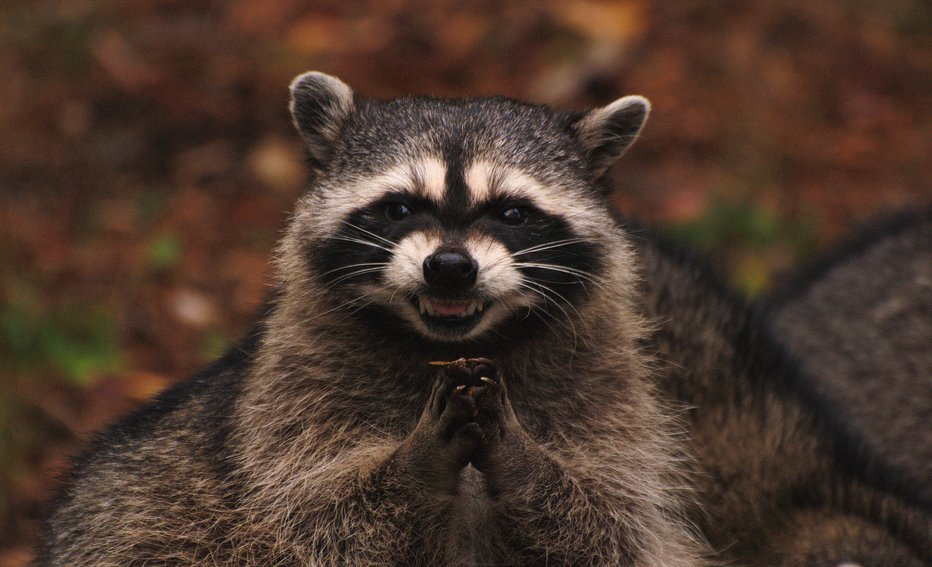
#> input picture lesson3/enot.jpg, 932 x 567 px
$ python part0.py
#> lines starting #> are read from the running program, lines starting #| are printed output that depends on the picture
import cv2

img = cv2.imread('enot.jpg')
#> img is the input picture: shape (567, 932, 3); mean B, G, R 45.1, 56.2, 75.8
img = cv2.resize(img,(img.shape[1]//2,img.shape[0]//2))
#> img: shape (283, 466, 3)
gray_img = cv2.cvtColor(img,cv2.COLOR_BGR2GRAY)
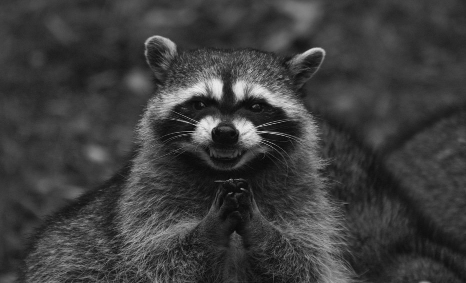
#> gray_img: shape (283, 466); min 5, max 240, mean 60.6

cv2.imshow(str(img.shape),img)
cv2.imshow(str(gray_img.shape),gray_img)
cv2.waitKey(0)

$ run again, with lesson3/money.jpg copied over lesson3/enot.jpg
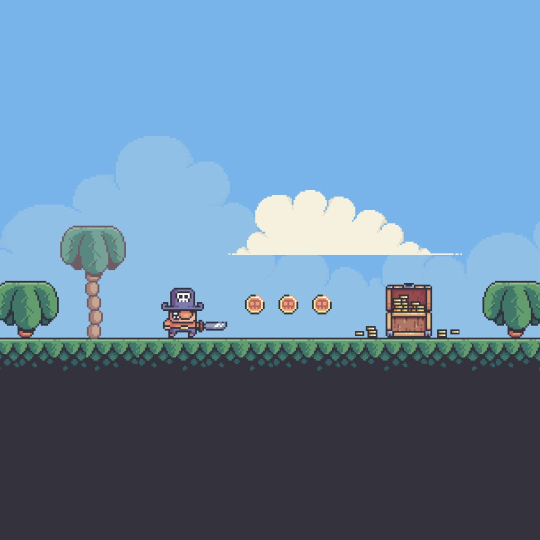
#> input picture lesson3/money.jpg, 1080 x 1080 px (shown at 1/2 size)
#> img is the input picture: shape (1080, 1080, 3); mean B, G, R 163.5, 134.7, 102.5
#> `img = cv2.resize(img,(img.shape[1]//2,img.shape[0]//2))`:
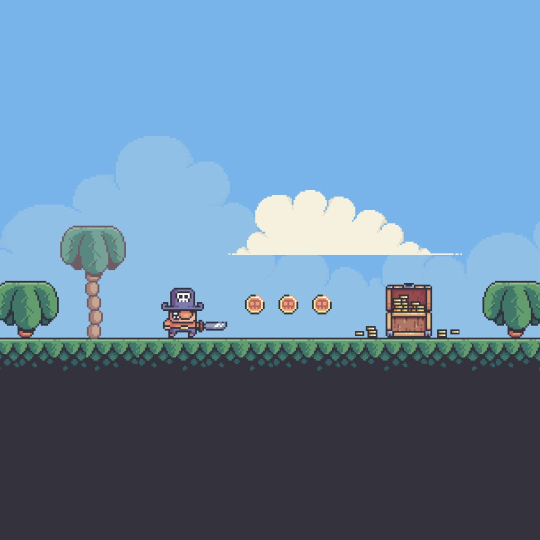
#> img: shape (540, 540, 3); mean B, G, R 163.5, 134.7, 102.5
#> `gray_img = cv2.cvtColor(img,cv2.COLOR_BGR2GRAY)`:
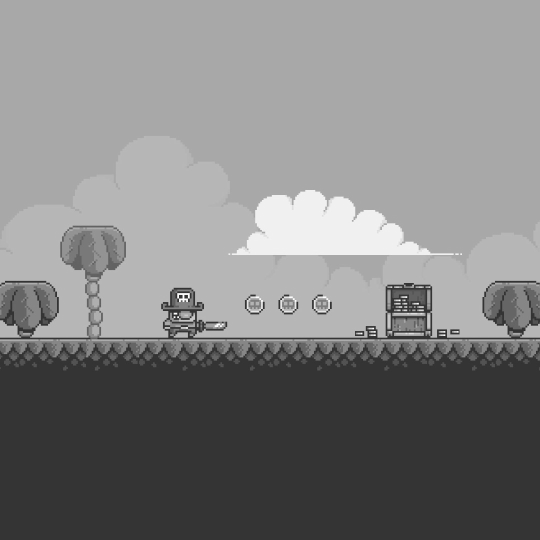
#> gray_img: shape (540, 540); min 48, max 255, mean 128.3
